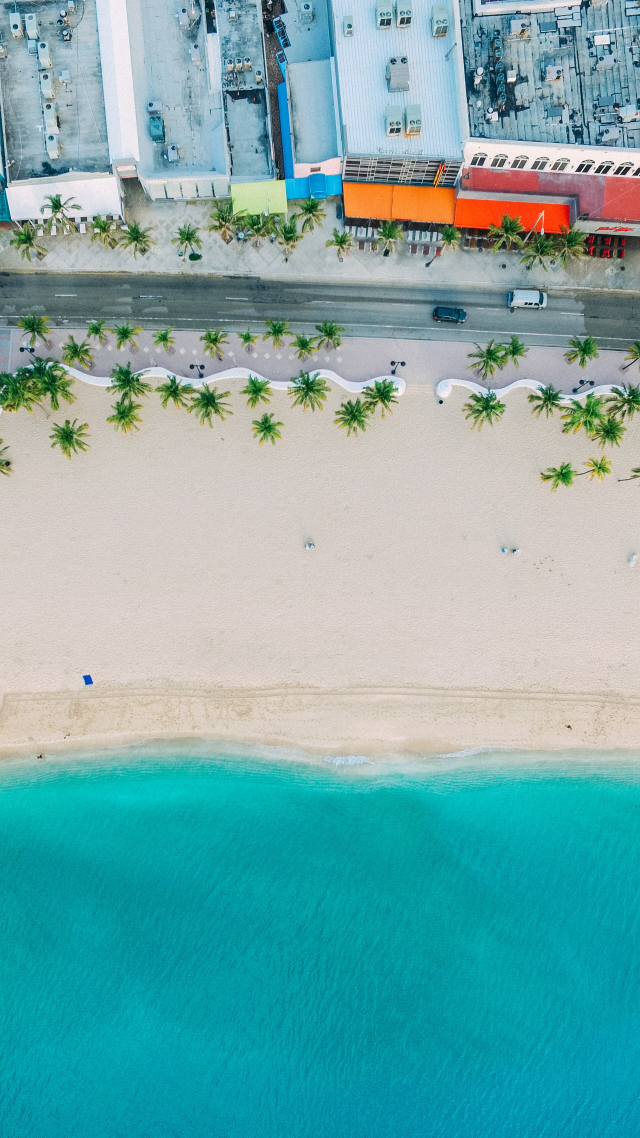
#> input picture assets-src/beach.jpg, 1920 x 3413 px (shown at 1/3 size); its folder holds 5 pictures in this run
$ python optimize-images.py
#> lines starting #> are read from the running program, lines starting #| are printed output that depends on the picture
"""Responsive WebP/AVIF images in public/img from assets-src (Pillow). Credits: scripts/credits.json."""
import glob, os
from PIL import Image
SRC, OUT = "assets-src", "public/img"
os.makedirs(OUT, exist_ok=True)
def fit(im, w):
    W, H = im.size
    return im.resize((w, round(H * w / W)), Image.LANCZOS)
for f in sorted(glob.glob(f"{SRC}/*.jpg")):
    name = os.path.basename(f)[:-4]
    im = Image.open(f).convert("RGB")
#> im is the input picture: PIL image 1920x3413 RGB; mean R, G, B 117.9, 170.8, 171.4
    for w in [480, 800, 1200]:
        fit(im, min(w, im.size[0])).save(f"{OUT}/{name}-{w}.webp", "WEBP", quality=68, method=6)
#> this loop made 3 passes
#> pass 1, `fit(im, min(w, im.size[0])).save(f"{OUT}/{name}-{w}.webp", "WEBP", qua..`:
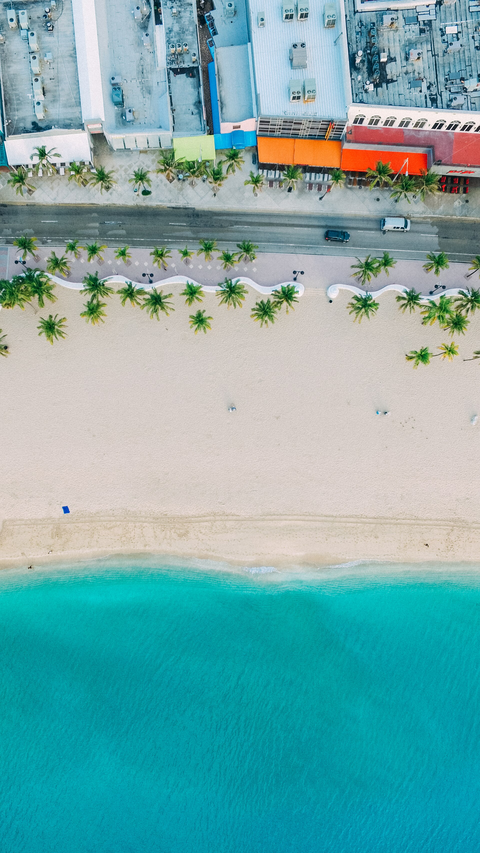
#> saved as beach-480.webp: PIL image 480x853 RGB; mean R, G, B 117.9, 170.8, 171.4
#> pass 2 of the loop `for f in sorted(glob.glob(f"{SRC}/*.jpg")):`:
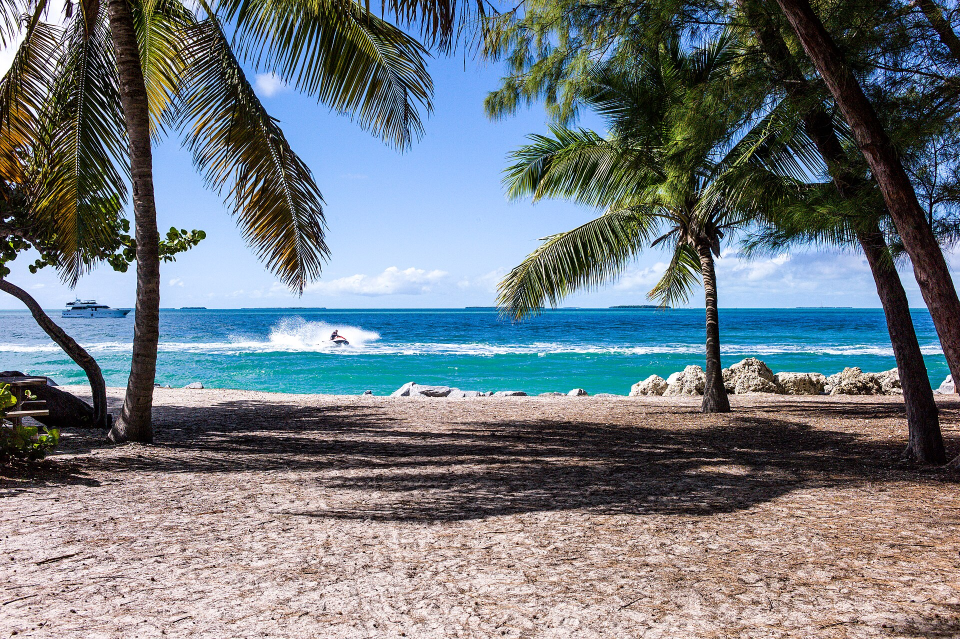
#> input picture assets-src/boat.jpg, 1920 x 1278 px (shown at 1/2 size)
#> im is the input picture: PIL image 1920x1278 RGB; mean R, G, B 112.6, 121.6, 128.3
#> the loop `for w in [480, 800, 1200]:` made 3 passes
#> pass 1, `fit(im, min(w, im.size[0])).save(f"{OUT}/{name}-{w}.webp", "WEBP", qua..`:
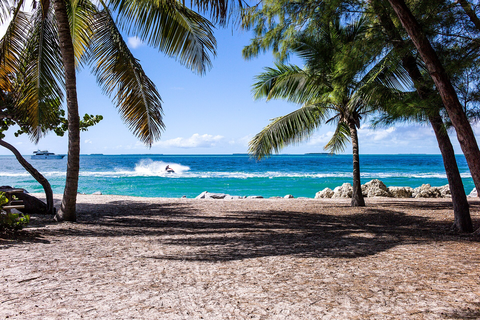
#> saved as boat-480.webp: PIL image 480x320 RGB; mean R, G, B 112.6, 121.6, 128.3
#> pass 2, `fit(im, min(w, im.size[0])).save(f"{OUT}/{name}-{w}.webp", "WEBP", qua..`:
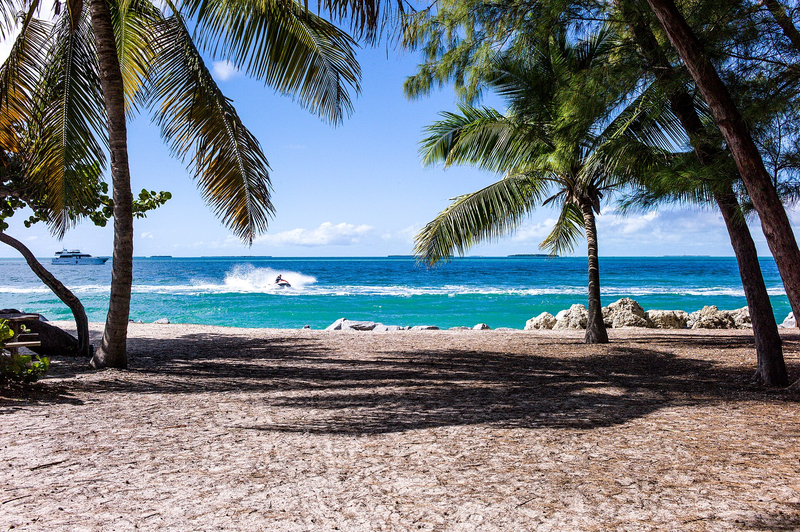
#> saved as boat-800.webp: PIL image 800x532 RGB; mean R, G, B 112.6, 121.6, 128.3
#> pass 3 of the loop `for f in sorted(glob.glob(f"{SRC}/*.jpg")):`:
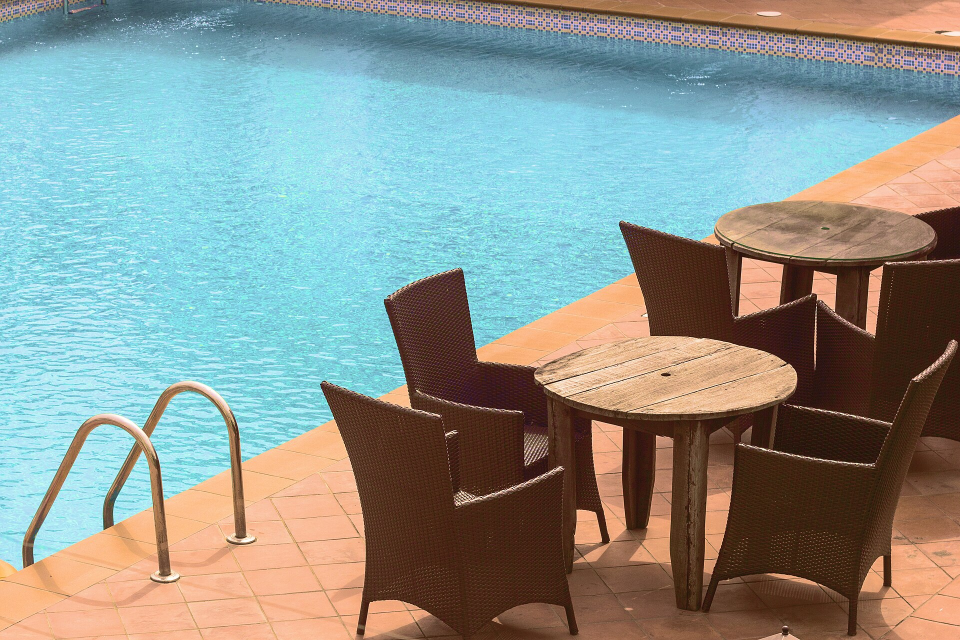
#> input picture assets-src/breakfast.jpg, 1920 x 1280 px (shown at 1/2 size)
#> im is the input picture: PIL image 1920x1280 RGB; mean R, G, B 139.8, 149.3, 143.6
#> the loop `for w in [480, 800, 1200]:` made 3 passes
#> pass 1, `fit(im, min(w, im.size[0])).save(f"{OUT}/{name}-{w}.webp", "WEBP", qua..`:
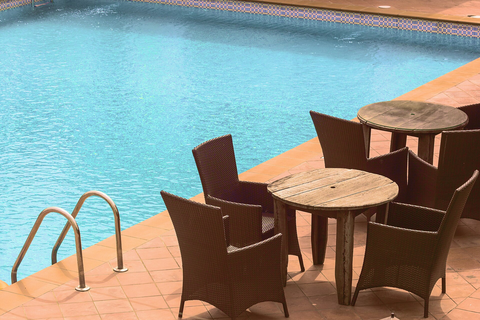
#> saved as breakfast-480.webp: PIL image 480x320 RGB; mean R, G, B 139.8, 149.3, 143.6
#> pass 2, `fit(im, min(w, im.size[0])).save(f"{OUT}/{name}-{w}.webp", "WEBP", qua..`:
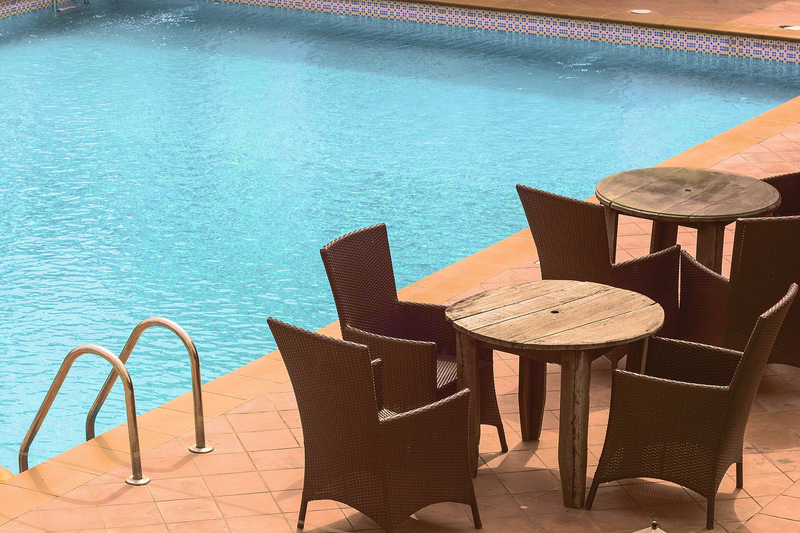
#> saved as breakfast-800.webp: PIL image 800x533 RGB; mean R, G, B 139.8, 149.3, 143.6
#> the loop made 5 passes; the first 3 are shown
# Full-bleed story hero: portrait 9:16 crop for phones, 16:9 crop for desktop.
hero = Image.open(f"{SRC}/sea.jpg").convert("RGB"); W, H = hero.size
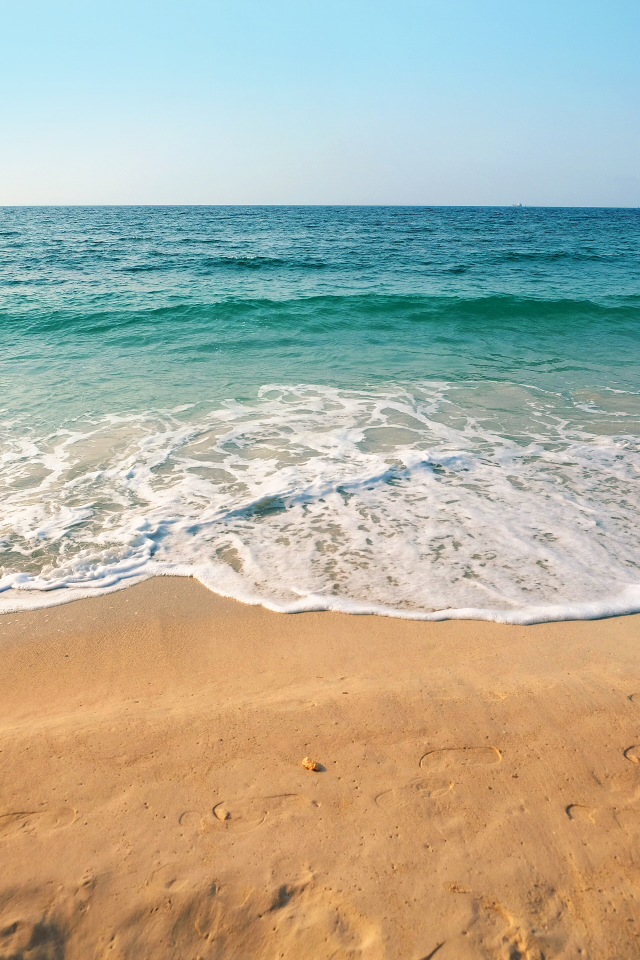
#> input picture assets-src/sea.jpg, 1920 x 2880 px, found by its file name (shown at 1/3 size)
#> further down, hero is the input picture: PIL image 1920x2880 RGB; mean R, G, B 176.5, 176.9, 160
#> after `W, H = hero.size`: W = 1920; H = 2880
ph = hero.crop(((W - round(H * 9 / 16)) // 2, 0, (W + round(H * 9 / 16)) // 2, H)) if W / H > 9 / 16 else hero
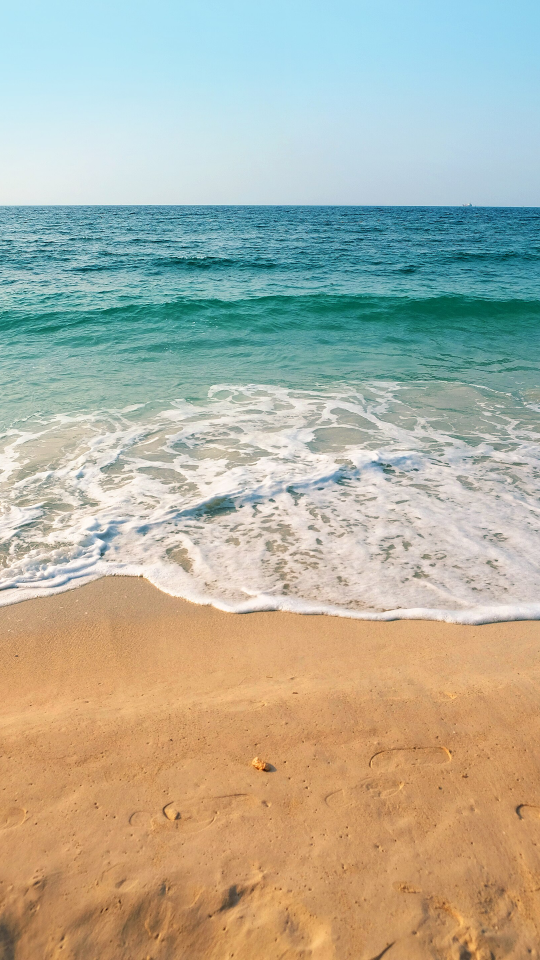
#> ph: PIL image 1620x2880 RGB (shown at 1/3 size); mean R, G, B 177, 177.3, 160.2
ch = round(W * 9 / 16); wd = hero.crop((0, round(H * 0.1), W, round(H * 0.1) + ch))
#> after `ch = round(W * 9 / 16)`: ch = 1080
#> after `wd = hero.crop((0, round(H * 0.1), W, round(H * 0.1) + ch))`:
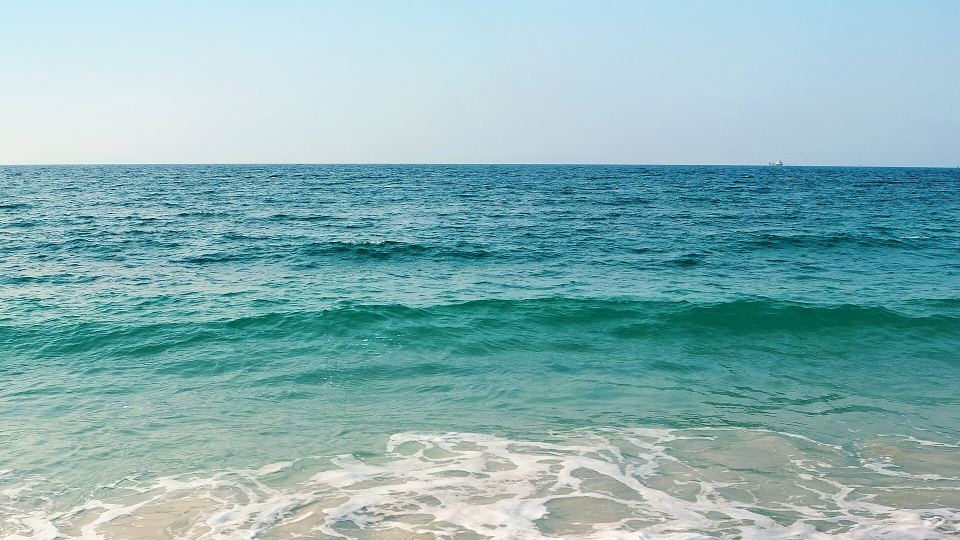
#> wd: PIL image 1920x1080 RGB (shown at 1/2 size); mean R, G, B 137.5, 179.1, 181.9
for w in [480, 720, 1080]:
#> (the run stopped early here; a loop or call above may not have finished)
